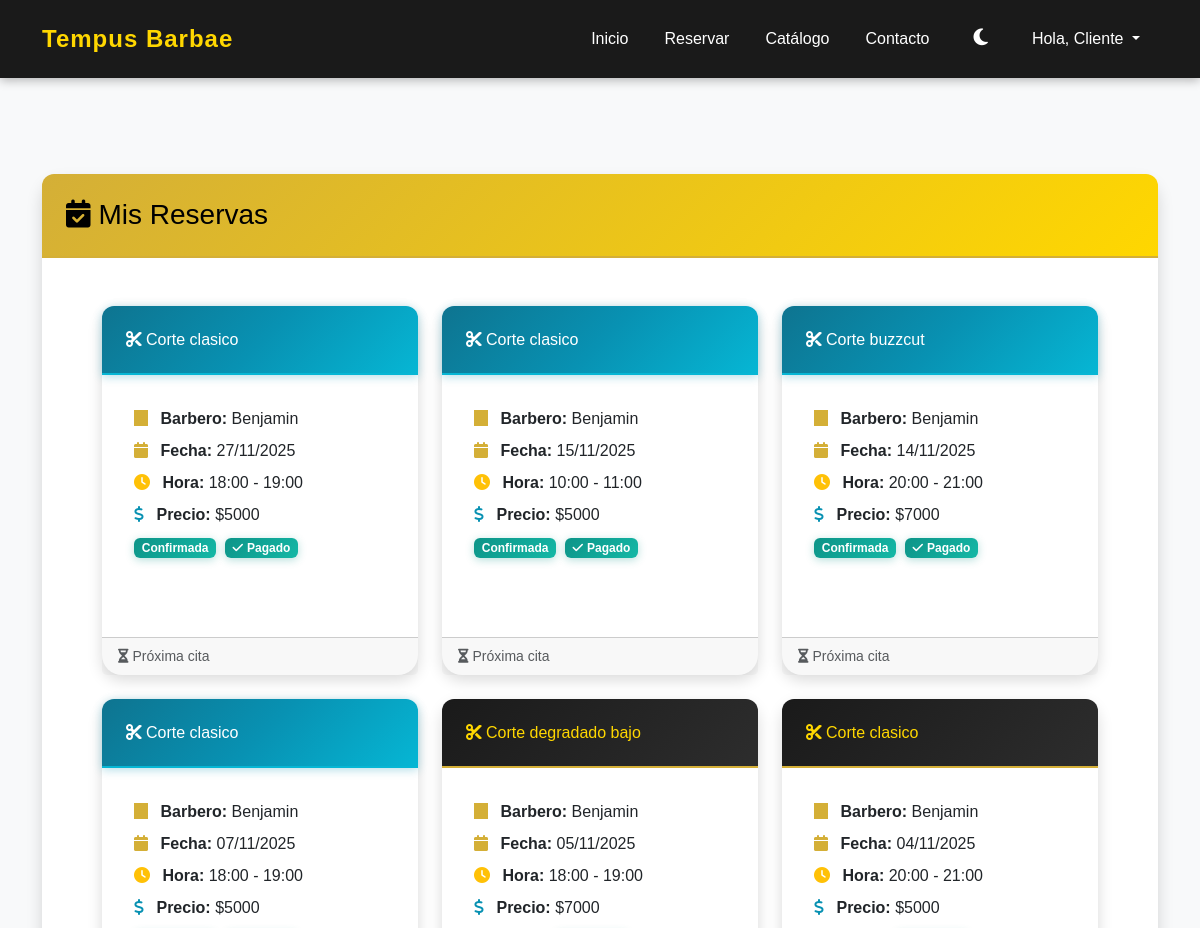
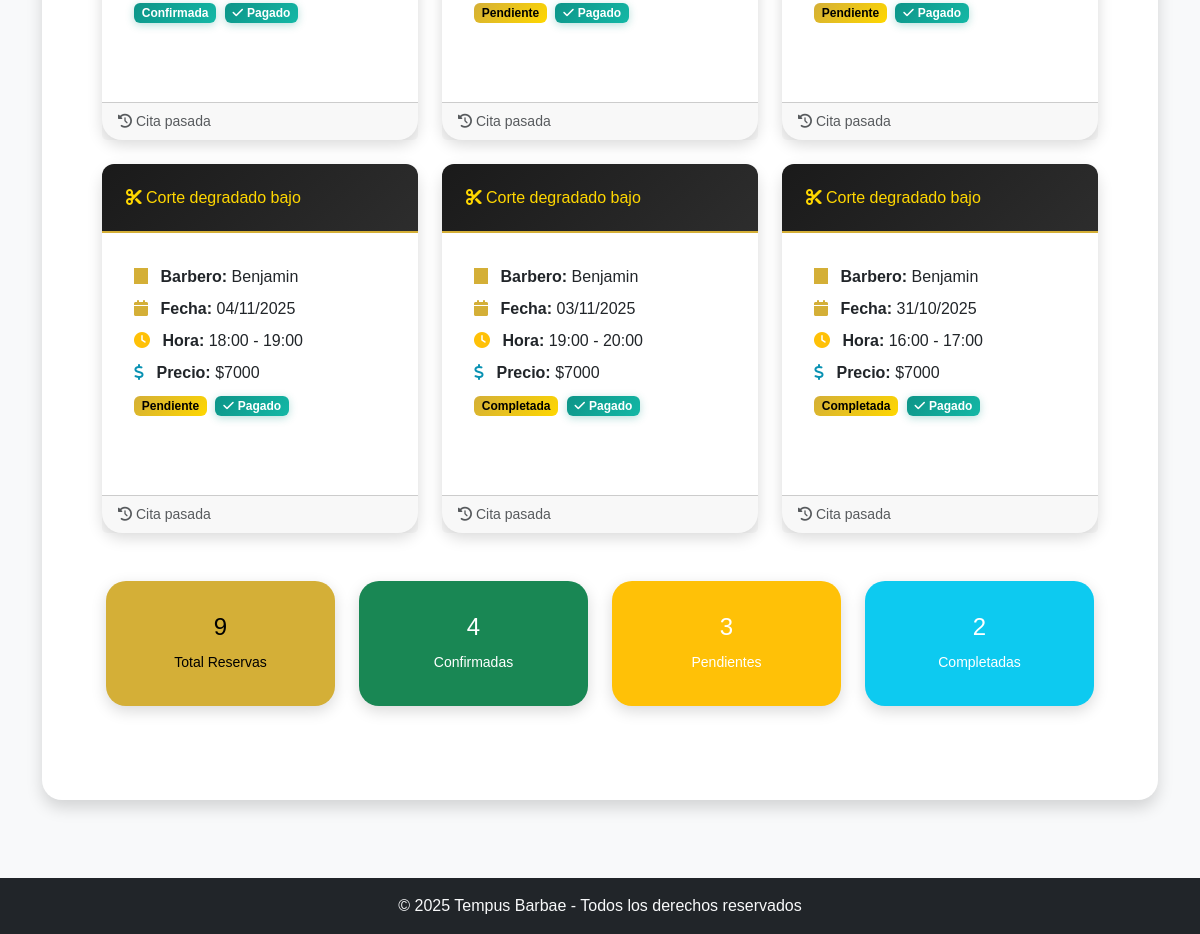
The app's page /mis-reservas/ (signed in), older data (2 pictures, top to bottom).
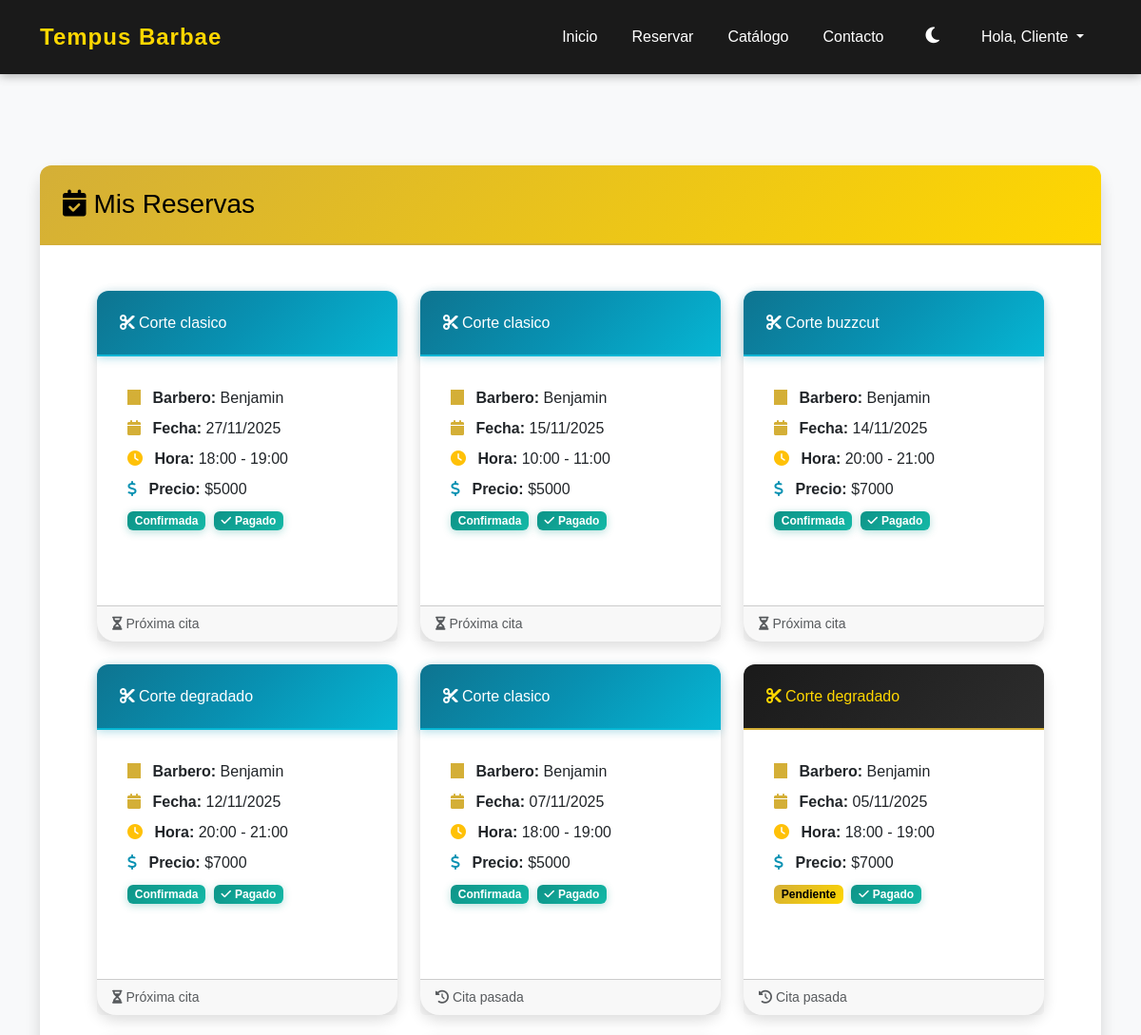
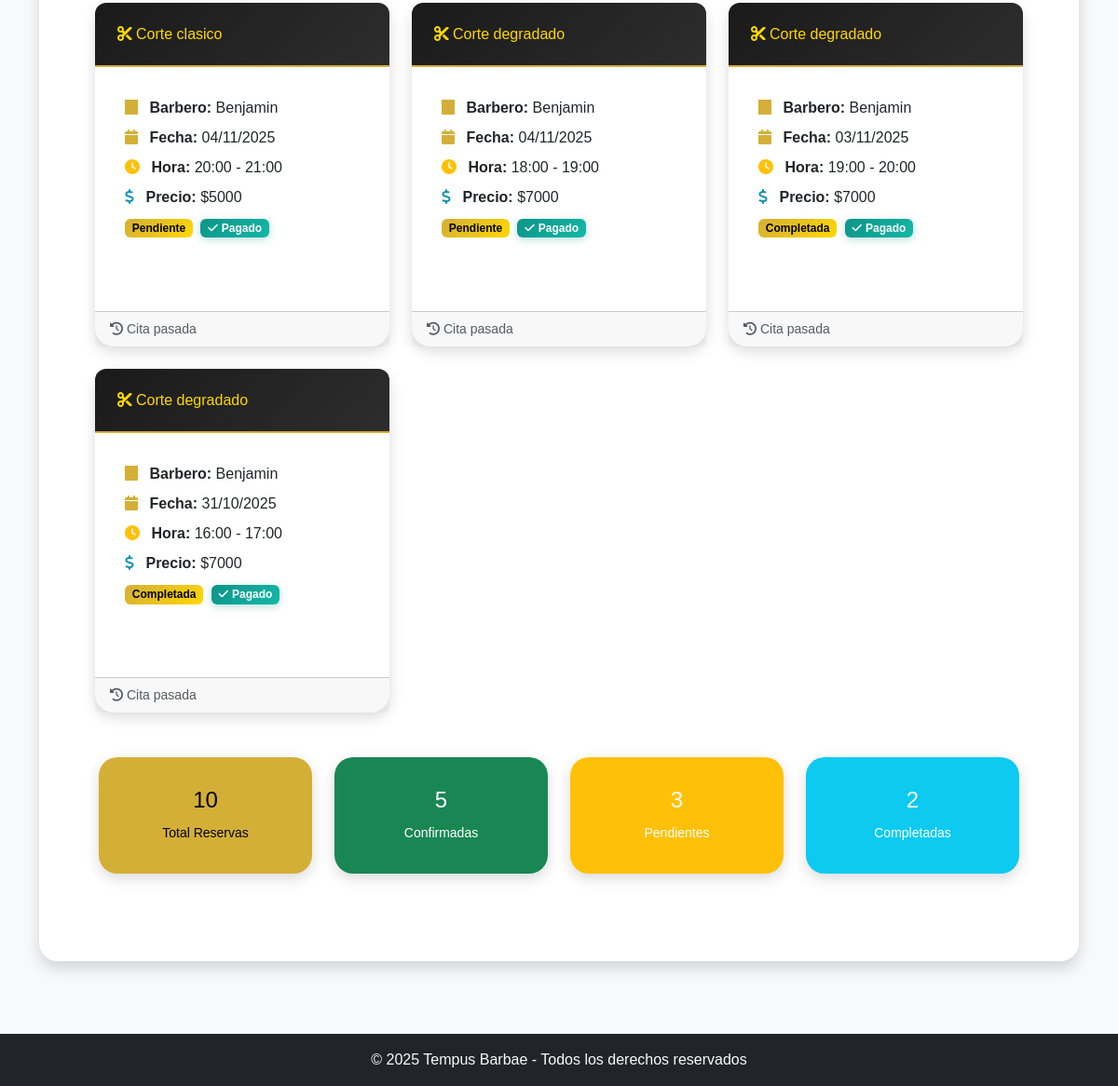
The same page, newer data (2 pictures, top to bottom).
### agendabarber/models.py (models this page shows, shortened)
class Reserva(models.Model):
    cliente = models.ForeignKey(User, on_delete=models.CASCADE)
    barbero = models.ForeignKey(Barbero, on_delete=models.CASCADE)
    servicio = models.ForeignKey(Servicio, on_delete=models.CASCADE)
    inicio = models.DateTimeField(help_text="Hora de inicio de la reserva")
    fin = models.DateTimeField(null=True, blank=True)
    pagado = models.BooleanField(default=False)  # Changed: Now requires payment confirmation
    payment_method = models.CharField(max_length=50, default='mercadopago',
                                     help_text="Método de pago utilizado")
    estado = models.CharField(max_length=20, choices=ESTADO_CHOICES, default='Pendiente')  # Pendiente hasta que pase la hora
    objects = ReservaManager()  # Manager personalizado

class Servicio(models.Model):
    nombre = models.CharField(max_length=100)
    descripcion = models.TextField(blank=True)
    precio = models.PositiveIntegerField()
    duracion_minutos = models.PositiveIntegerField(
        default=60,
        help_text="Duración del servicio en minutos"
    )
    imagen = models.ImageField(upload_to='servicios/', null=True, blank=True)

class Barbero(models.Model):
    usuario = models.OneToOneField(User, on_delete=models.CASCADE, null=True, blank=True,
                                   help_text="Usuario asociado a este barbero")
    nombre = models.CharField(max_length=100)
    experiencia = models.PositiveIntegerField(help_text="Años de experiencia")
    foto = models.ImageField(upload_to='barberos/', null=True, blank=True)

### agendabarber/views.py (the view)
# urls.py: path('mis-reservas/', views.mis_reservas_cliente, name='mis_reservas'),
def mis_reservas_cliente(request):
    if not request.user.is_authenticated:
        return redirect('login')
    reservas = Reserva.objects.filter(
        cliente=request.user
    ).select_related('barbero', 'servicio').order_by('-inicio')
    total_reservas = reservas.count()
    reservas_confirmadas = reservas.filter(estado='Confirmada').count()
    reservas_pendientes = reservas.filter(estado='Pendiente').count()
    reservas_completadas = reservas.filter(estado='Completada').count()
    context = {
        'reservas': reservas,
        'total_reservas': total_reservas,
        'reservas_confirmadas': reservas_confirmadas,
        'reservas_pendientes': reservas_pendientes,
        'reservas_completadas': reservas_completadas,
        'now': timezone.now(),
    }
    return render(request, 'mis_reservas_cliente.html', context)

### agendabarber/context_processors.py (called while the page is built)
def user_type_context(request):
    context = {
        'es_barbero': False,
        'es_cliente': False,
    }
    if request.user.is_authenticated:
        try:
            Barbero.objects.get(usuario=request.user)
            context['es_barbero'] = True
            context['es_cliente'] = False
        except Barbero.DoesNotExist:
            context['es_barbero'] = False
            context['es_cliente'] = True
    return context

### agendabarber/templates/mis_reservas_cliente.html (shortened to what the changed rows need)
{% extends "base.html" %}
{% load static %}
{% block content %}
    <div class="row">
        <div class="col-12">
            <div class="card shadow">
                <div class="card-body" style="padding: 3rem 4rem;">
                    {% if reservas %}
                    <div class="row" style="margin-left: -1rem; margin-right: -1rem;">
                        {% for reserva in reservas %}
                        <div class="col-md-6 col-lg-4 mb-4">
                            <div
                                class="card h-100 {% if reserva.estado == 'Confirmada' %}border-success{% elif reserva.estado == 'Pendiente' %}border-warning{% elif reserva.estado == 'Cancelada' %}border-danger{% else %}border-info{% endif %}">
                                <div
                                    class="card-header {% if reserva.estado == 'Confirmada' %}bg-success{% elif reserva.estado == 'Pendiente' %}bg-warning{% elif reserva.estado == 'Cancelada' %}bg-danger{% else %}bg-info{% endif %} text-white">
                                    <h6 class="mb-0">
                                        <i class="fas fa-scissors me-1"></i>{{ reserva.servicio.nombre }}
                                    </h6>
                                </div>
                                <div class="card-body">
                                    <div class="mb-2">
                                        <i class="fas fa-user-tie text-primary me-2"></i>
                                        <strong>Barbero:</strong> {{ reserva.barbero.nombre }}
                                    </div>
                                    <div class="mb-2">
                                        <i class="fas fa-calendar text-info me-2"></i>
                                        <strong>Fecha:</strong> {{ reserva.inicio|date:"d/m/Y" }}
                                    </div>
                                    <div class="mb-2">
                                        <i class="fas fa-clock text-warning me-2"></i>
                                        <strong>Hora:</strong> {{ reserva.inicio|date:"H:i" }} - {{ reserva.fin|date:"H:i" }}
                                    </div>
                                    <div class="mb-2">
                                        <i class="fas fa-dollar-sign text-success me-2"></i>
                                        <strong>Precio:</strong> ${{ reserva.servicio.precio|floatformat:0 }}
                                    </div>
                                    <div class="mb-3">
                                        <span
                                            class="badge {% if reserva.estado == 'Confirmada' %}bg-success{% elif reserva.estado == 'Pendiente' %}bg-warning{% elif reserva.estado == 'Cancelada' %}bg-danger{% else %}bg-info{% endif %}">
                                            {{ reserva.estado }}
                                        </span>
                                        {% if reserva.pagado %}
                                        <span class="badge bg-success ms-1">
                                            <i class="fas fa-check me-1"></i>Pagado
                                        </span>
                                        {% else %}
                                        <span class="badge bg-secondary ms-1">
                                            <i class="fas fa-clock me-1"></i>Pendiente pago
                                        </span>
                                        {% endif %}
                                    </div>
                                </div>
                                <div class="card-footer text-muted small">
                                    {% now "Y-m-d H:i" as current_datetime %}
                                    {% if reserva.inicio|date:"Y-m-d H:i" > current_datetime %}
                                    <i class="fas fa-hourglass-half me-1"></i>Próxima cita
                                    {% else %}
                                    <i class="fas fa-history me-1"></i>Cita pasada
                                    {% endif %}
                                </div>
                            </div>
                        </div>
                        {% endfor %}
                    </div>
                    <div class="row mt-4">
                        <div class="col-md-3 col-6 mb-3">
                            <div class="card bg-primary text-white">
                                <div class="card-body text-center">
                                    <h4>{{ total_reservas }}</h4>
                                    <small>Total Reservas</small>
                                </div>
                            </div>
                        </div>
                        <div class="col-md-3 col-6 mb-3">
                            <div class="card bg-success text-white">
                                <div class="card-body text-center">
                                    <h4>{{ reservas_confirmadas }}</h4>
                                    <small>Confirmadas</small>
                                </div>
                            </div>
                        </div>
                        <div class="col-md-3 col-6 mb-3">
                            <div class="card bg-warning text-white">
                                <div class="card-body text-center">
                                    <h4>{{ reservas_pendientes }}</h4>
                                    <small>Pendientes</small>
                                </div>
                            </div>
                        </div>
                        <div class="col-md-3 col-6 mb-3">
                            <div class="card bg-info text-white">
                                <div class="card-body text-center">
                                    <h4>{{ reservas_completadas }}</h4>
                                    <small>Completadas</small>
                                </div>
                            </div>
                        </div>
                    </div>
                    {% endif %}
                </div>
            </div>
        </div>
    </div>
{% endblock %}

Row changes from the older to the newer data that the page shows:
added Reserva: servicio.nombre "Corte degradado", barbero.nombre "Benjamin", inicio "12/11/2025", inicio "20:00", fin "21:00", servicio.precio "7000", estado "Confirmada", pagado True (drawn), shows "Próxima cita"
changed through a linked row, Reserva (number 6 of 10 on the later page): servicio.nombre "Corte degradado bajo" → "Corte degradado"
changed through a linked row, Reserva (number 8 of 10 on the later page): servicio.nombre "Corte degradado bajo" → "Corte degradado"
changed through a linked row, Reserva (number 9 of 10 on the later page): servicio.nombre "Corte degradado bajo" → "Corte degradado"
changed through a linked row, Reserva (number 10 of 10 on the later page): servicio.nombre "Corte degradado bajo" → "Corte degradado"
Text that changed along with them:
{{ total_reservas }}: "9" → "10"
{{ reservas_confirmadas }}: "4" → "5"
